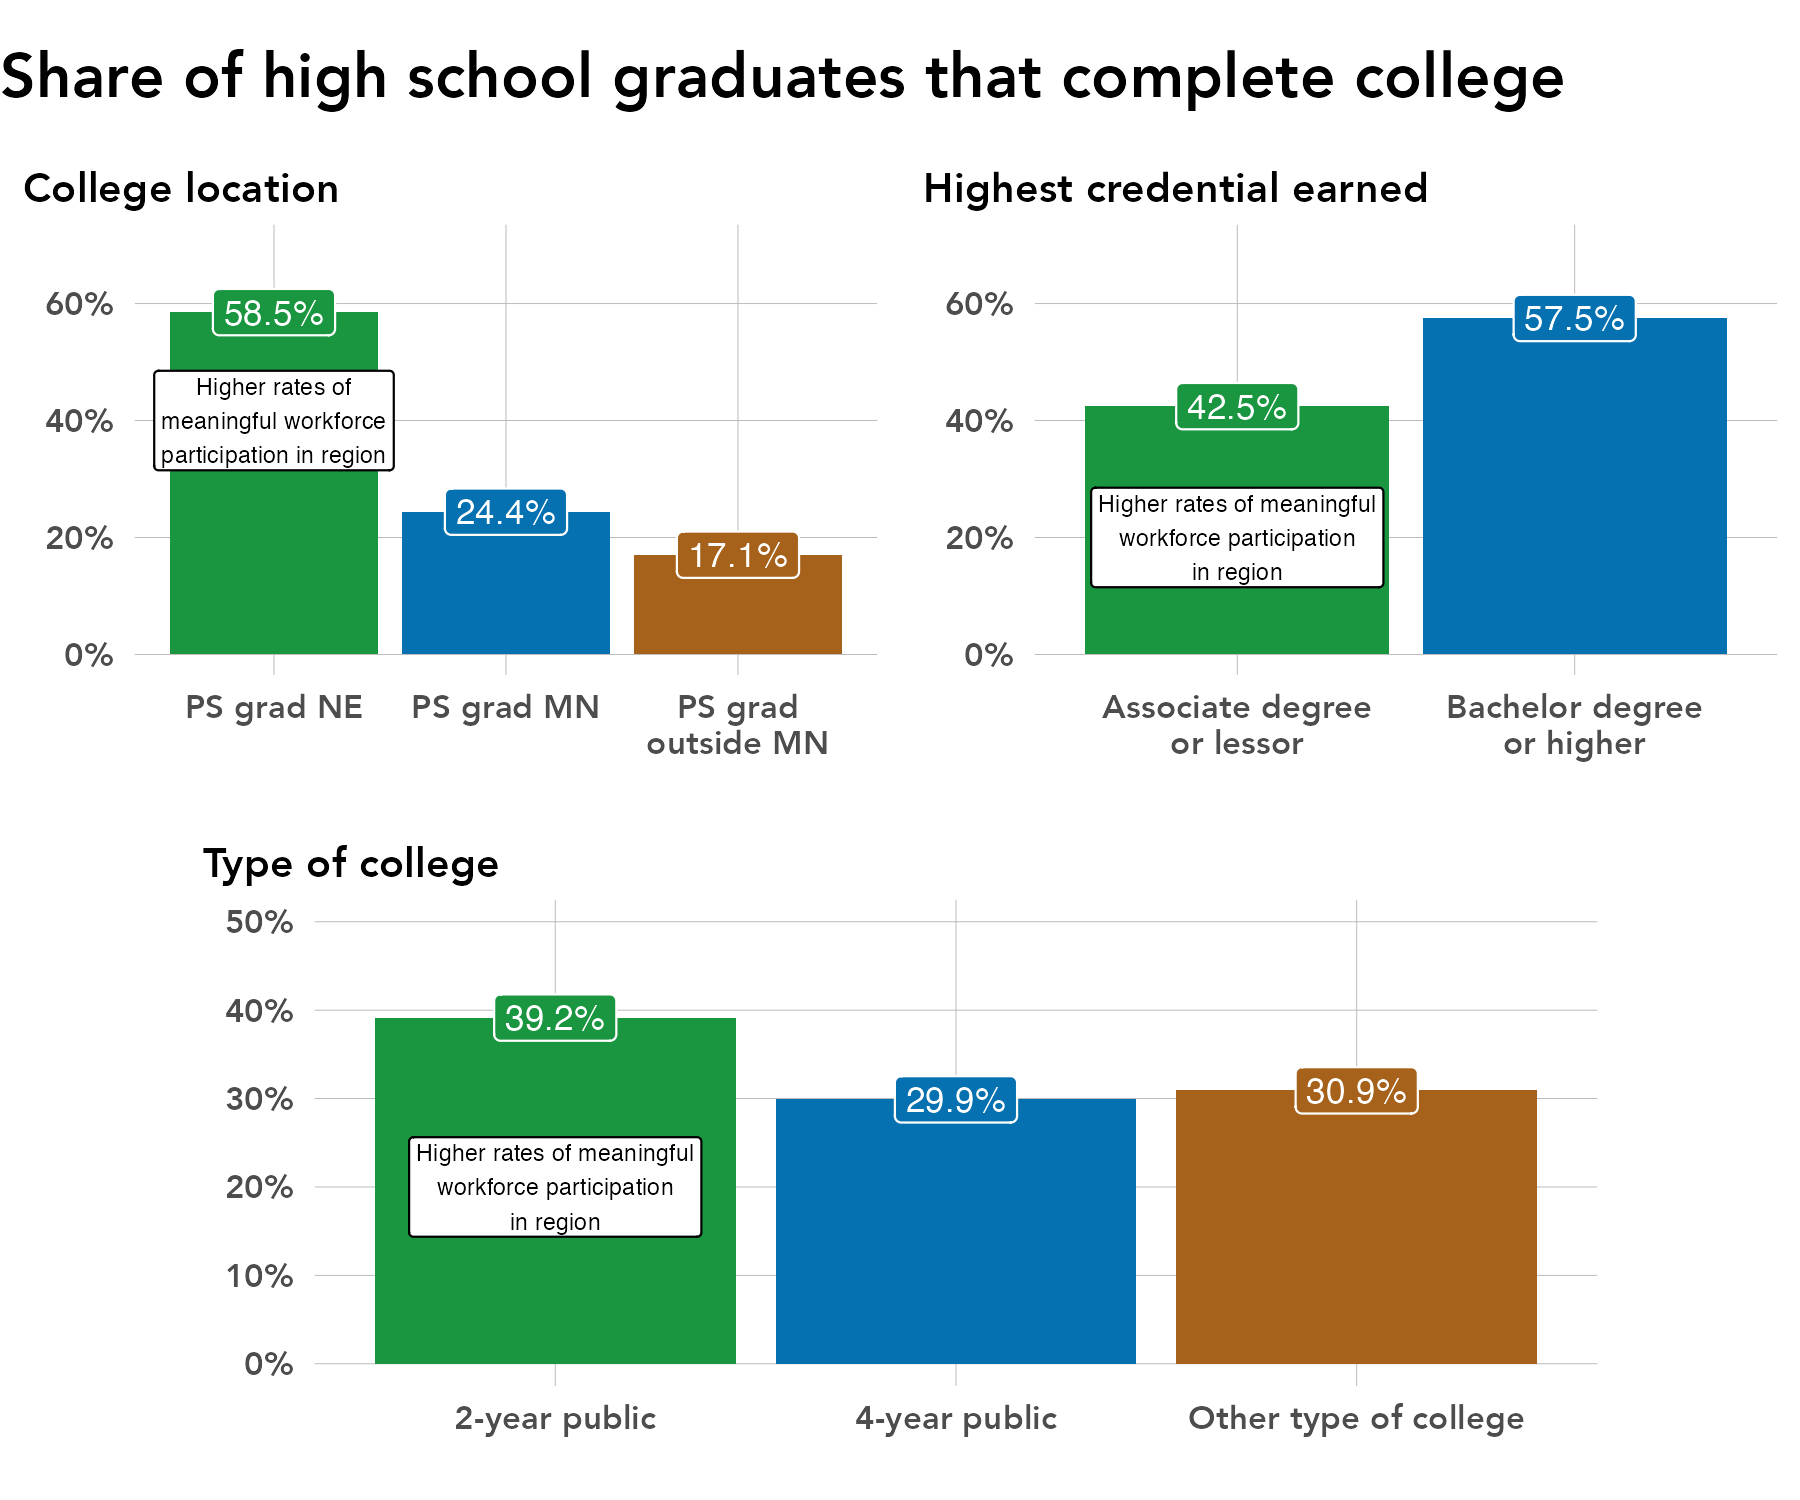

R code for this plot:
# library -----------------------------------------------------------------
library(tidyverse)
library(sf)
library(ggrepel)
library(scales)
library(ggiraph)
library(rmapshaper)
library(cowplot)
library(RColorBrewer)
library(readxl)
library(lubridate)
library(readxl)
library(systemfonts)
reset_font_cache()
library(ggtext)
library(janitor)
library(cowplot)


rm(list = ls())

# themes ------------------------------------------------------------------
theme_bar <- theme_bw() +
  theme(panel.grid.major = element_line(color = "grey70", size = 0.1),
        panel.grid.minor = element_blank(),
        axis.ticks = element_blank(),
        axis.text = element_text(face = "bold"),
        panel.border = element_blank(),
        legend.background = element_rect(fill = "transparent", color = "transparent"),
        legend.key = element_rect(fill = "transparent"),
        legend.key.size = unit(1, "lines"),
        legend.margin = margin(0,0,0,0),
        legend.title = element_blank(),
        legend.text = element_text(margin = margin(l = 2)),
        text = element_text(family = "Avenir") ,
        plot.title.position = "plot",
        plot.title = element_text(face = "bold"))

theme_line <- theme_bw() +
  theme(legend.background = element_rect(fill = "transparent", color = "transparent"),
        legend.key = element_rect(fill = "transparent"),
        legend.text = element_text(margin = margin(l = 2)),
        panel.grid.minor = element_blank(),
        panel.grid.major = element_line(color = "grey70", size = 0.1),
        axis.ticks = element_blank(),
        axis.text = element_text(face = "bold"),
        panel.border = element_blank(),
        legend.margin = margin(0,0,0,0),
        legend.key.size = unit(1, "lines"),
        text = element_text(family = "Avenir") ,
        plot.title.position = "plot",
        plot.title = element_text(face = "bold"))


theme_sf <- theme_bw() +
  theme(axis.text.x=element_blank(),
        axis.text.y=element_blank(),
        axis.ticks=element_blank(),
        panel.background = element_blank(),
        panel.grid.major = element_line(color = "white"),
        panel.border = element_blank(),
        legend.title = element_blank(),
        legend.text = element_text(margin = margin(l = 2)),
        legend.margin = margin(0,0,0,0),
        legend.key.size = unit(1, "lines"),
        text = element_text(family = "Avenir") ,
        plot.title.position = "plot",
        plot.title = element_text(face = "bold"))

regions <- read_csv("/Users/kellyasche/Library/CloudStorage/GoogleDrive-kasche@ruralmn.org/My Drive/Data Prep/R Projects/Join docs/county_regions.csv") %>%
  select(5,6) %>%
  unique() %>%
  mutate(edr = str_replace(edr, "  ", " "),
         planning.region = str_replace(planning.region, " Minnesota", ""),
         planning.region = fct_relevel(planning.region, "Northwest", "Northeast", "Central", "Seven County Mpls-St Paul", "Southwest", "Southeast"),
         edr = fct_relevel(edr, "EDR 1 - Northwest", "EDR 2 - Headwaters", "EDR 3 - Arrowhead", "EDR 4 - West Central", "EDR 5 - North Central", "EDR 6E- Southwest Central", "EDR 6W- Upper Minnesota Valley", "EDR 7E- East Central", "EDR 7W- Central", "EDR 8 - Southwest", "EDR 9 - South Central", "EDR 10 - Southeast", "EDR 11 - 7 County Twin Cities", "Minnesota"))

counties.regions <- read_csv("/Users/kellyasche/Library/CloudStorage/GoogleDrive-kasche@ruralmn.org/My Drive/Data Prep/R Projects/Join docs/county_regions.csv") %>%
  mutate(countyfp = formatC(countyfp, width = 3, flag = "0"),
         Name = str_to_title(Name),
         Name = str_replace(Name, "Q", "q"),
         Name = str_replace(Name, "Of The", "of the"),
         Name = str_replace(Name, "Mcleod", "McLeod"),
         Dem_Desc = ifelse(Name == "Minnesota", "Minnesota", Dem_Desc) ,
         edr = str_replace(edr, "  ", " "),
         planning.region = str_replace(planning.region, " Minnesota", ""),
         planning.region = fct_relevel(planning.region, "Northwest", "Northeast", "Central", "Seven County Mpls-St Paul", "Southwest", "Southeast"),
         edr = fct_relevel(edr, "EDR 1 - Northwest", "EDR 2 - Headwaters", "EDR 3 - Arrowhead", "EDR 4 - West Central", "EDR 5 - North Central", "EDR 6E- Southwest Central", "EDR 6W- Upper Minnesota Valley", "EDR 7E- East Central", "EDR 7W- Central", "EDR 8 - Southwest", "EDR 9 - South Central", "EDR 10 - Southeast", "EDR 11 - 7 County Twin Cities", "Minnesota"))

color.ruca <- c("Entirely rural" = "#009933", "Town/rural mix" = "#99CC33", "Urban/town/rural mix" = "#CC9966", "Entirely urban" = "#754C29", "Minnesota" = "black")

color.pr <- c("Northwest" = "#4575b4","Northeast" = "grey", "Central" = "#fee090", "Seven County Mpls-St Paul" = "#d73027", "Southwest" = "#91bfdb", "Southeast" = "#fc8d59", "Minnesota" = "black")

color.edr <- c("EDR 1 - Northwest" = "#b3cde3", "EDR 2 - Headwaters" = "#8c96c6", "EDR 3 - Arrowhead" = "#fe9929", "EDR 4 - West Central" = "#8856a7", "EDR 5 - North Central" = "#810f7c", "EDR 6E- Southwest Central" = "#e5f5f9", "EDR 6W- Upper Minnesota Valley" = "#bdc9e1", "EDR 7E- East Central" = "#99d8c9", "EDR 7W- Central" = "#2ca25f", "EDR 8 - Southwest" = "#74a9cf", "EDR 9 - South Central" = "#0570b0", "EDR 10 - Southeast" = "#d7301f", "EDR 11 - 7 County Twin Cities" = "#d8b365", "Minnesota" = "black")

color.pr.edr <- c ("Northwest" = "#4575b4","Northeast" = "#e0f3f8", "Central" = "#fee090", "Seven County Mpls-St Paul" = "#d73027", "Southwest" = "#91bfdb", "Southeast" = "#fc8d59", "Minnesota" = "black", "EDR 1 - Northwest" = "#b3cde3", "EDR 2 - Headwaters" = "#8c96c6", "EDR 3 - Arrowhead" = "#fe9929", "EDR 4 - West Central" = "#8856a7", "EDR 5 - North Central" = "#810f7c", "EDR 6E- Southwest Central" = "#e5f5f9", "EDR 6W- Upper Minnesota Valley" = "#bdc9e1", "EDR 7E- East Central" = "#99d8c9", "EDR 7W- Central" = "#2ca25f", "EDR 8 - Southwest" = "#74a9cf", "EDR 9 - South Central" = "#0570b0", "EDR 10 - Southeast" = "#d7301f", "EDR 11 - 7 County Twin Cities" = "#d8b365")

color.six <- c("#009933", "#4575b4", "grey", "#fee090", "#fc8d59", "#d73027")

mn_counties <- st_read("/Users/kellyasche/Library/CloudStorage/GoogleDrive-kasche@ruralmn.org/My Drive/Data Prep/R Projects/Shapefiles/County shapefiles/MNCounties_MNDOT.shp", quiet = TRUE) %>%
  ms_simplify(keep = .01, keep_shapes = TRUE) %>%
  rename("countyfp" = "FIPS_CODE")

counties.regions.1 <- counties.regions %>%
  mutate(statefp = "27",
         project.pr = ifelse(edr %in% c("EDR 1 - Northwest", "EDR 2 - Headwaters", "EDR 4 - West Central"), "Northwest",
                             ifelse(edr == "EDR 3 - Arrowhead", "Northeast",
                                    ifelse(edr %in% c("EDR 5 - North Central", "EDR 7E- East Central", "EDR 7W- Central"), "Central",
                                           ifelse(edr %in% c("EDR 6E- Southwest Central", "EDR 6W- Upper Minnesota Valley", "EDR 8 - Southwest"), "Southwest",
                                                  ifelse(edr %in% c("EDR 9 - South Central", "EDR 10 - Southeast"), "Southern", as.character(planning.region)))))),
         project.pr = fct_relevel(project.pr, "Northwest", "Northeast", "Central", "Seven County Mpls-St Paul", "Southwest", "Southern"))

# Prep data ---------------------------------------------------------------

original <- read_csv("Data/SLEDS/Masters/Master-report-dataset.csv")

names(original)

data.ps.location <- original %>%
  select(ps.grad.location) %>%
  filter(ps.grad.location != "Attending ps") %>%
  filter(ps.grad.location != "Did not graduate ps") %>%
  mutate(ps.grad.location = as.factor(ps.grad.location)) %>%
  group_by(ps.grad.location) %>%
  summarize(n = n()) %>%
  ungroup() %>%
  mutate(pct = n / sum(n),
         ps.grad.location = str_replace(ps.grad.location, "PS grad Region", "PS grad NE"),
         ps.grad.location = fct_relevel(ps.grad.location, "PS grad NE", "PS grad MN", "PS grad outside MN")) 

levels(data$ps.grad.location)  

data.cred <- original %>%
  select(highest.cred.level) %>%
  filter(highest.cred.level != "Attending ps") %>%
  filter(highest.cred.level != "Did not graduate ps") %>%
  mutate(highest.cred.level = ifelse(highest.cred.level %in% c("Associate degree", "Less than Associate Degree"), "Associate degree or lesser credential", highest.cred.level),
         highest.cred.level = as.factor(highest.cred.level)) %>%
  group_by(highest.cred.level) %>%
  summarize(n = n()) %>%
  ungroup() %>%
  mutate(pct = n / sum(n))

data.type <- original %>%
  select(ps.grad.InstitutionSector) %>%
  filter(ps.grad.InstitutionSector != "Attending ps") %>%
  filter(!ps.grad.InstitutionSector %in% c("Did not grad", "Never attended ps")) %>%
  mutate(ps.grad.InstitutionSector = ifelse(ps.grad.InstitutionSector == "1", "4-year public",
                                            ifelse(ps.grad.InstitutionSector == "4", "2-year public",
                                                   ifelse(ps.grad.InstitutionSector == "11", "Other type of college", ps.grad.InstitutionSector))),
         ps.grad.InstitutionSector = as.factor(ps.grad.InstitutionSector)) %>%
  group_by(ps.grad.InstitutionSector) %>%
  summarize(n = n()) %>%
  ungroup() %>%
  mutate(pct = n / sum(n))


# Create chart ------------------------------------------------------------
plot.ps.location <- ggplot(data = data.ps.location, aes(ps.grad.location, pct, fill = ps.grad.location)) +
  geom_col(position = "dodge") +
  geom_label(aes(label = percent(pct, accuracy = .1)), show.legend = FALSE, position = position_dodge(width = .9), color = "white", size = 3) +
  annotate(geom = "label",
           x = 1,
           y = .4,
           label = "Higher rates of\nmeaningful workforce\nparticipation in region",
           size = 2) +
  labs(x="", y = "", title = "College location")+
  scale_y_continuous(labels=scales::percent,
                     limits = c(0, .7)) +
  scale_x_discrete(labels = c("PS grad NE", "PS grad MN", "PS grad outside MN" = "PS grad\noutside MN")) +
  scale_fill_manual(values = c("#1a9641", "#0571b0", "#a6611a")) +
  theme_bar+
  theme(legend.position = "none",
        text = element_text(size = 10),
        plot.title = element_text(size = 10))

plot.ps.location

plot.cred <- ggplot(data = data.cred, aes(highest.cred.level, pct, fill = highest.cred.level)) +
  geom_col(position = "dodge") +
  geom_label(aes(label = percent(pct, accuracy = .1)), show.legend = FALSE, position = position_dodge(width = .9), color = "white", size = 3) +
  annotate(geom = "label",
           x = 1,
           y = .2,
           label = "Higher rates of meaningful\nworkforce participation\nin region",
           size = 2) +
  labs(x="", y = "", title = "Highest credential earned")+
  scale_y_continuous(labels=scales::percent,
                     limits = c(0, .7)) +
  scale_x_discrete(labels = c("Associate degree or lesser credential" = "Associate degree\nor lessor", "Bachelor degree or higher" = "Bachelor degree\nor higher")) +
  scale_fill_manual(values = c("#1a9641", "#0571b0", "#a6611a")) +
  theme_bar+
  theme(legend.position = "none",
        text = element_text(size = 10),
        plot.title = element_text(size = 10))

plot.cred

plot.type <- ggplot(data = data.type, aes(ps.grad.InstitutionSector, pct, fill = ps.grad.InstitutionSector)) +
  geom_col(position = "dodge") +
  geom_label(aes(label = percent(pct, accuracy = .1)), show.legend = FALSE, position = position_dodge(width = .9), color = "white", size = 3) +
  annotate(geom = "label",
           x = 1,
           y = .2,
           label = "Higher rates of meaningful\nworkforce participation\nin region",
           size = 2) +
  labs(x="", y = "", title = "Type of college")+
  scale_y_continuous(labels=scales::percent,
                     limits = c(0, .5)) +
  scale_fill_manual(values = c("#1a9641", "#0571b0", "#a6611a")) +
  theme_bar+
  theme(legend.position = "none",
        text = element_text(size = 10),
        plot.title = element_text(size = 10))

plot.type

title <- ggdraw() +
  draw_label("Share of high school graduates that complete college",
             fontface = "bold",
             x = 0,
             hjust = 0,
             fontfamily = "Avenir",
             size = 15) +
  theme(plot.margin = margin(0, 0, 0, 0))

top.row <- plot_grid(plot.ps.location, plot.cred)

top.row

bottom.row <- plot_grid(NULL, plot.type, NULL, rel_widths = c(.1, .8, .1), ncol = 3)

bottom.row

plot_grid(title, top.row, bottom.row, ncol = 1, rel_heights = c(.1, .45, .45))

ggsave(filename = "Charts/Paper report/college-grads-location-cred-type.pdf", device = cairo_pdf, dpi = "print", width = 6, height = 5)

ggsave(filename = "Charts/Paper report/college-grads-location-cred-type.png", dpi = "print", width = 6, height = 5)
